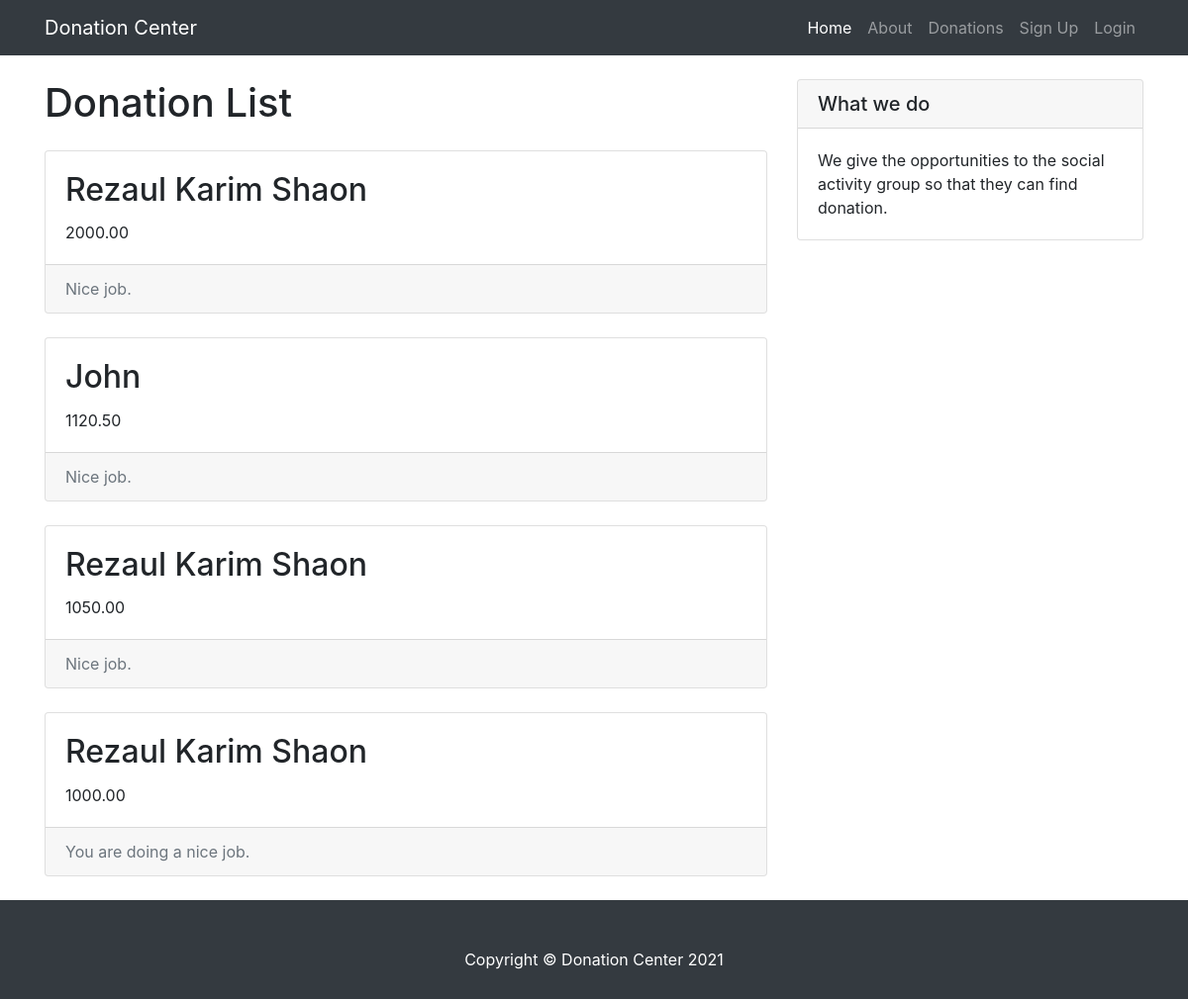
Page /donations/ on the earlier database version.
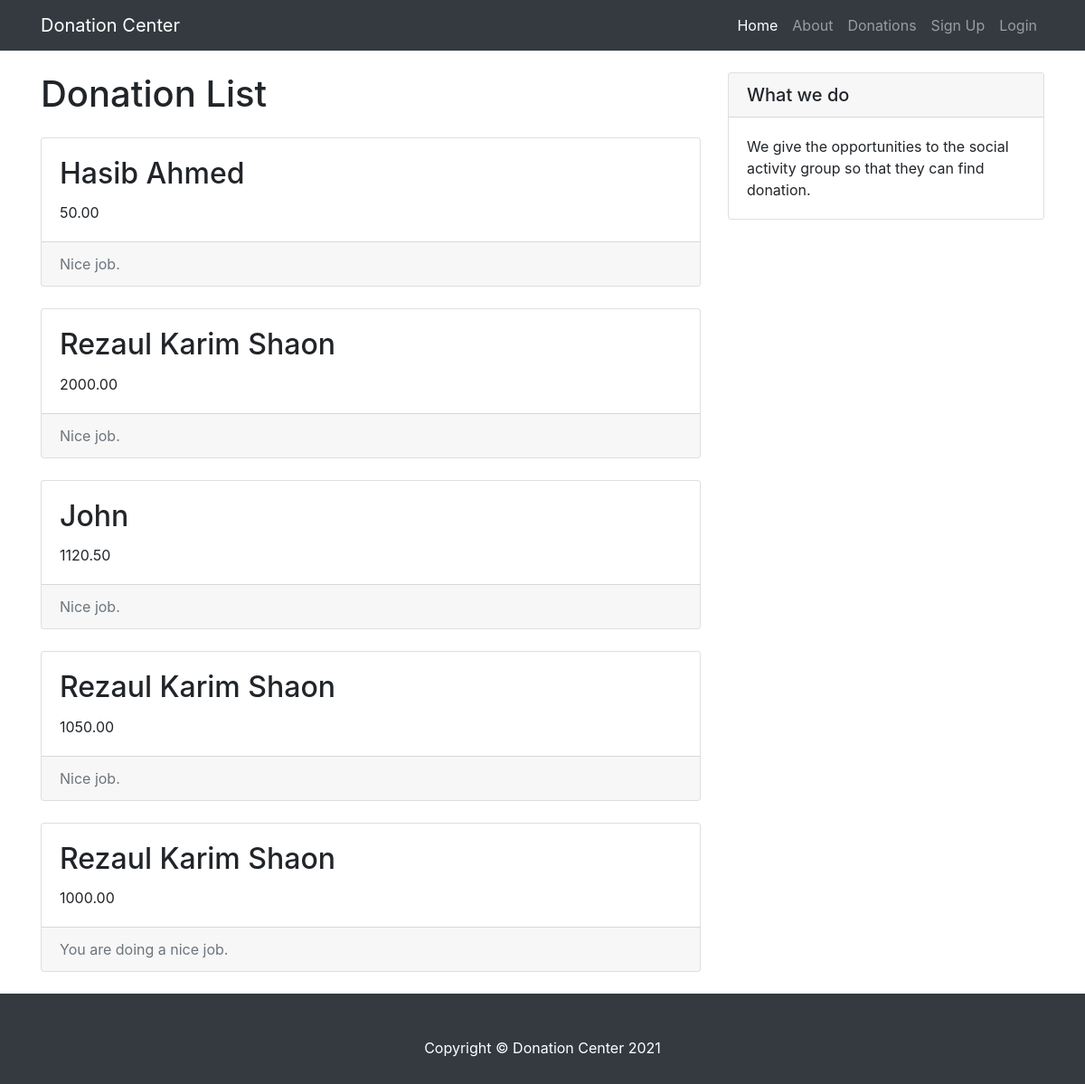
Same page on the later database version.
### donation_site/models.py (models this page shows, shortened)
class Donation(models.Model):
    name = models.CharField(max_length=100)
    amount = models.DecimalField(max_digits=10, decimal_places=2)
    message = models.TextField()
    author = models.ForeignKey('auth.user', on_delete=models.PROTECT, blank=True, null=True)

### donation_site/views.py (the view)
# urls.py: path('donations/', views.donation_list, name='donation_list'),
def donation_list(request):
    donations = Donation.objects.all().order_by('-id')
    total_donation = Donation.objects.aggregate(Sum('amount'))
    donate = False
    context = {
        'title': 'Donation | Donation Center',
        'donations': donations,
        'donate': donate,
        'total_donation': total_donation,
    }
    template = loader.get_template('donation_list.html')
    return HttpResponse(template.render(context, request))

### donation/templates/donation_list.html (shortened to what this page needs)
{% extends 'base.html' %}
{% block content %}
<div class="col-md-8" style="margin-bottom: 100px;">
  <h1 class="my-4">Donation List</h1>
  {% for donation in donations %}
  <div class="card mb-4">
    <div class="card-body">
      <h2 class="card-title">{{ donation.name }}</h2>
      <p class="card-text">{{ donation.amount }}</p>
    </div>
    <div class="card-footer text-muted">
      {{ donation.message }}
    </div>
  </div>
  {% endfor %}
</div>
{% endblock %}

### donation/templates/base.html (shortened to what this page needs)
<!DOCTYPE html>
{% load static %}
<!DOCTYPE html>
<html lang="en">
<head>
  <link href="{% static 'vendor/bootstrap/css/bootstrap.min.css' %}" rel="stylesheet">
  <link href="{% static 'css/blog-home.css' %}" rel="stylesheet">
</head>
<body>
  <nav class="navbar navbar-expand-lg navbar-dark bg-dark fixed-top">
    <div class="container">
      <a class="navbar-brand" href="{% url 'index' %}">Donation Center</a>
      <div class="collapse navbar-collapse" id="navbarResponsive">
        <ul class="navbar-nav ml-auto">
          <li class="nav-item active"><a class="nav-link" href="{% url 'index' %}">Home<span class="sr-only">(current)</span></a></li>
          <li class="nav-item"><a class="nav-link" href="{% url 'about' %}">About</a></li>
          <li class="nav-item"><a class="nav-link" href="{% url 'donation_list' %}">Donations</a></li>
          {% if user.is_authenticated %}
          <li class="nav-item"><a class="nav-link">Welcome, {{ user.username }}</a></li>
          <li class="nav-item"><a href="{% url 'create_post' %}" class="nav-link">New Post</a></li>
          <li class="nav-item"><a href="{% url 'my_posts' %}" class="nav-link">Posts</a></li>
          <li class="nav-item"><a href="{% url 'logout_page' %}" class="nav-link"><span class="glyphicon glyphicon-log-out"></span> Logout</a></li>
          {% else %}
          <li class="nav-item"><a href="{% url 'registration_page' %}" class="nav-link"> Sign Up</a></li>
          <li class="nav-item"><a href="{% url 'login_page' %}" class="nav-link"> Login</a></li>
          {% endif %}
        </ul>
      </div>
    </div>
  </nav>
  <div class="container">
    <div class="row">
      {% block content %}
      {% endblock %}
      <div class="col-md-4">
        <div class="card my-4">
          <h5 class="card-header">What we do</h5>
          <div class="card-body">
            We give the opportunities to the social activity group so that they can find donation.
          </div>
        </div>
      </div>
    </div>
  </div>
  <footer class="py-5 bg-dark" style="position: fixed; height: 100px; bottom: 0; width: 100%; margin-bottom: 0px;">
    <div class="container">
      <p class="m-0 text-center text-white">Copyright &copy; Donation Center 2021</p>
    </div>
  </footer>
</body>
</html>

### donation/static/css/blog-home.css (style rules this page uses)
body { padding-top: 56px; }

Differences in the rows shown:
added Donation: name "Hasib Ahmed", amount "50.00", message "Nice job."
